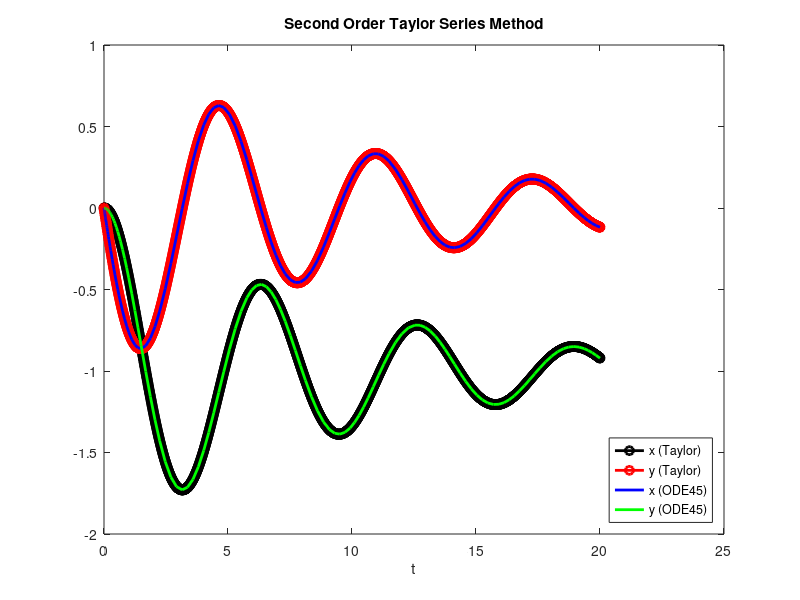

Recreate this plot in MATLAB.
% Clear workspace and close all figures
clear
close all

% Define the system of first-order ordinary differential equations
f = @(t, y, x) -x - 1 - 0.2 * y;
g = @(t, y, x) y;

% Define the derivatives of the system of equations
df = @(t, y, x) (-0.2) * (-x - 1 - 0.2 * y) - y;
dg = @(t, y, x) -x - 1 - 0.2 * y;

% Initial conditions and parameters
x(1) = 0;
y(1) = 0;
t(1) = 0;
h = 0.01; % Step size
T = 20; % Total time
n = T / h + 1; % Number of steps

% Main loop for the second-order Taylor series method
for i = 1:(n - 1)
    % Compute next values using the second-order Taylor series method
    y(i + 1) = y(i) + h * f(t(i), y(i), x(i)) + (h^2 / 2) * df(t(i), y(i), x(i));
    x(i + 1) = x(i) + h * g(t(i), y(i), x(i)) + (h^2 / 2) * dg(t(i), y(i), x(i));

    % Update time
    t(i + 1) = t(i) + h;
end

% Print the final result
fprintf("x(%f) = %f \n y(%f) = %f \n", t(end), x(end), t(end), y(end));

% Plot the solutions
plot(t, x,'-ok', 'LineWidth', 2)
hold on;
plot(t, y, '-or', 'LineWidth', 2)
xlabel('t')
title('Second Order Taylor Series Method');
tspan = [0 T];
Y0 = [0; 0];
[t, Y] = ode45(@(t, Y) [-Y(2) - 1 - 0.2 * Y(1); Y(1)], tspan, Y0);

y = Y(:, 1);
x = Y(:, 2);

plot(t, y, 'b', 'LineWidth', 2)
hold on
plot(t, x, 'g', 'LineWidth', 2)

% Change legend to a more suitable one
legend({'x (Taylor)', 'y (Taylor)', 'x (ODE45)', 'y (ODE45)'}, 'Location', 'southeast');